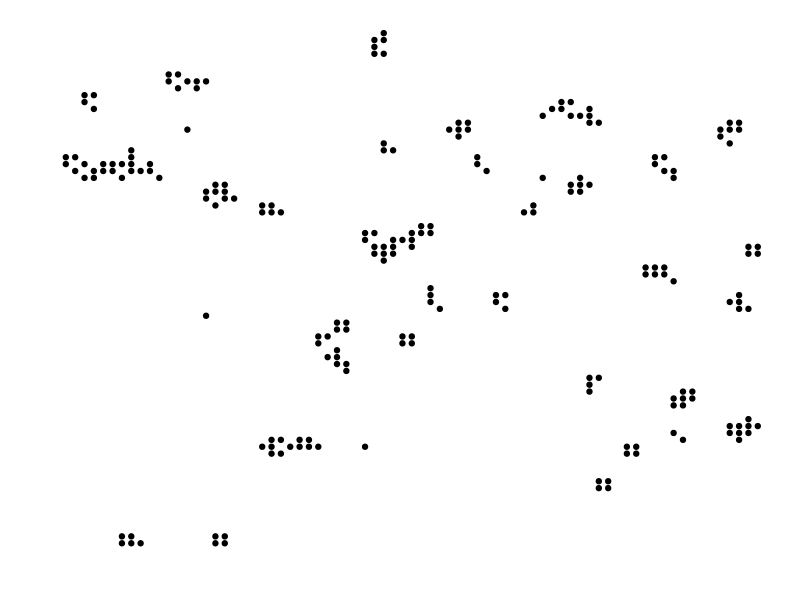
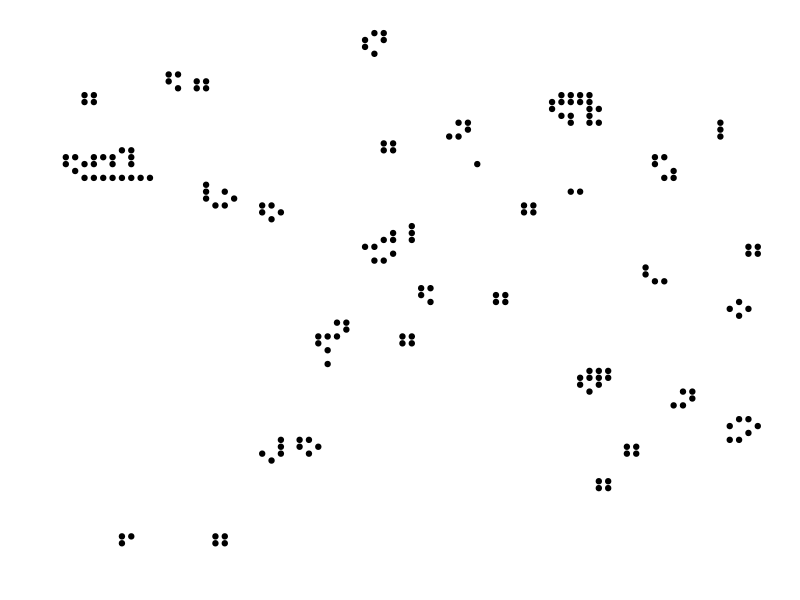
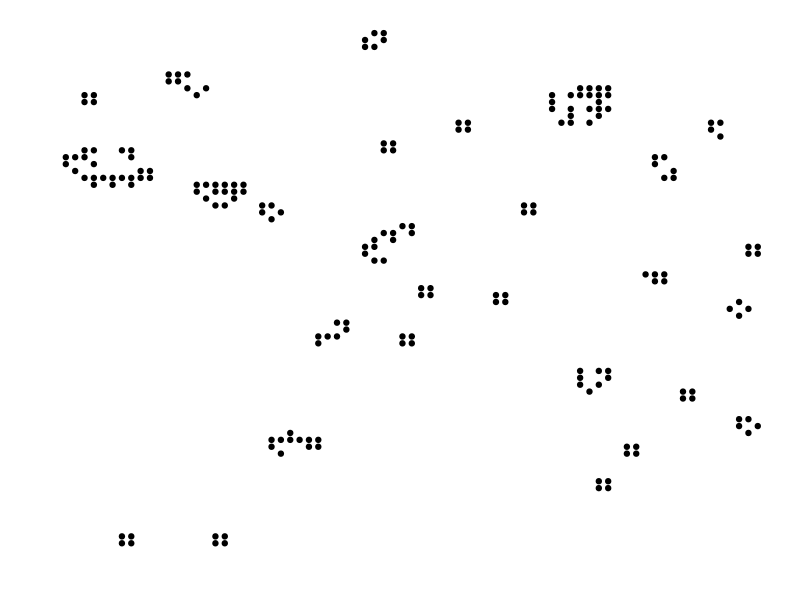
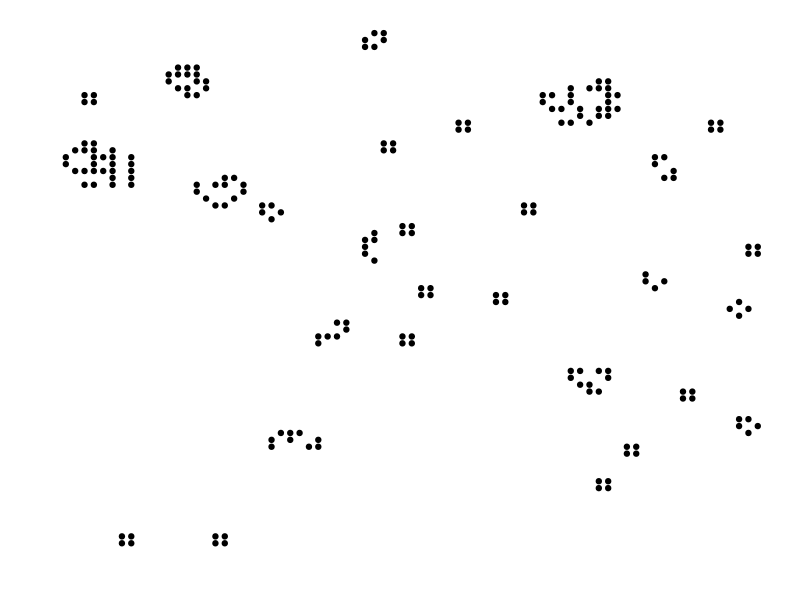
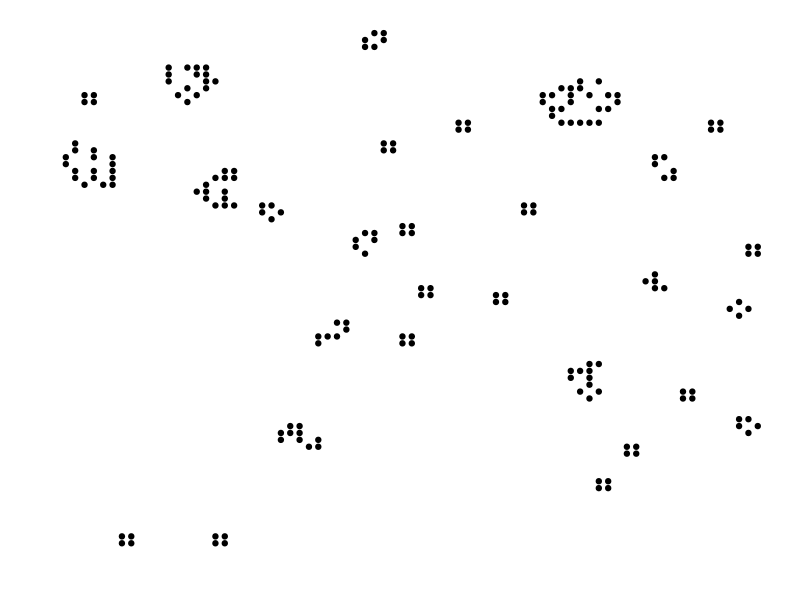
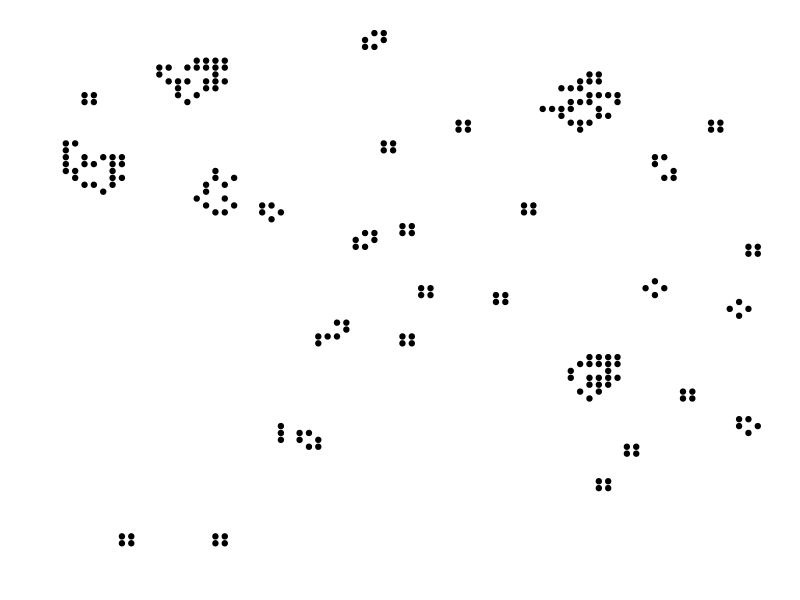
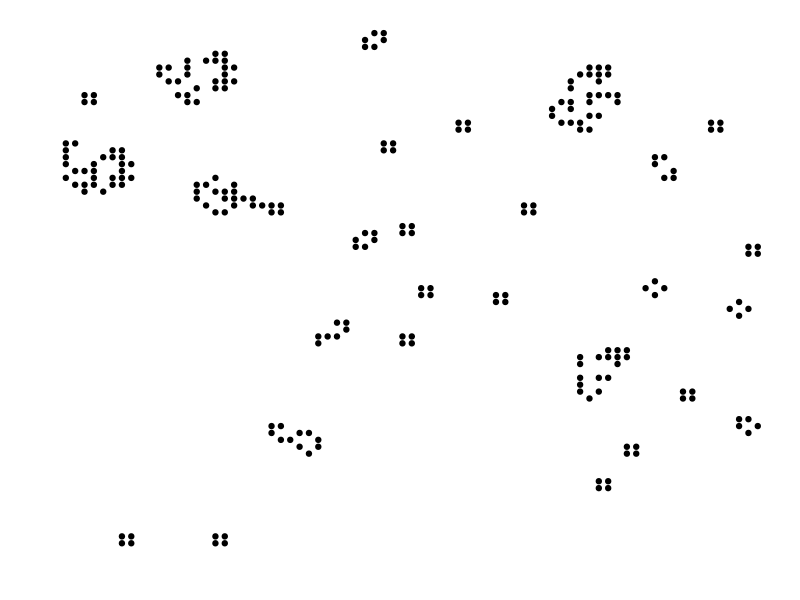
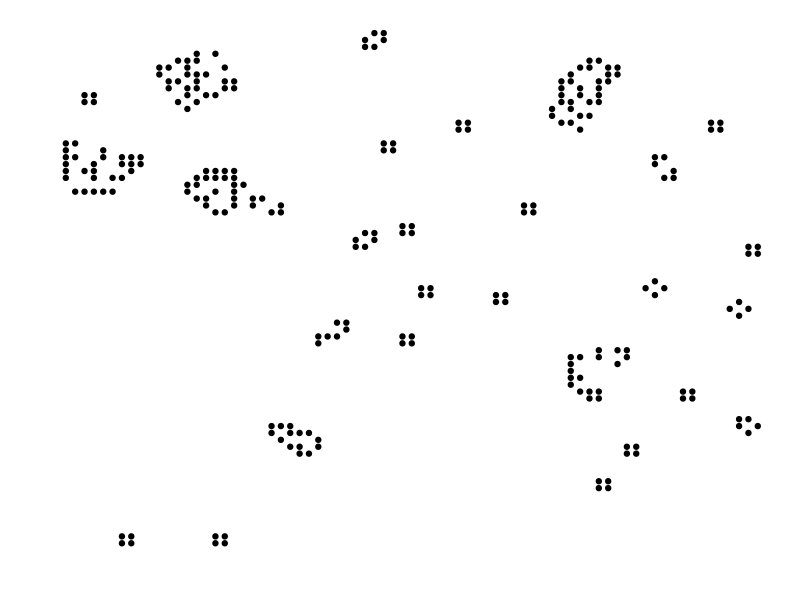

Here is the R script that generated these plots, in order:
library("ggplot2")
#dev.off(dev.list()["RStudioGD"]) 
rm(list = ls())
rows <- 75
cols <-75
iter <- 100
alive <- 0.9

rownsnames = ""
for (i in 1:(rows - 1)) {
    rownsnames <- c(rownsnames, "")
}
colsnames = ""
for (i in 1:(cols - 1)) {
    colsnames <- c(colsnames, "")
}

world <- matrix(0, nrow = rows, ncol = cols, dimnames = list(rownsnames, colsnames))
for (i in 1:rows) {
    for (j in 1:cols) {
        r <- runif(1,0,1)
        if (r > alive) {
            world[i,j] <- 1
        }

    }
}

for (k in 1:iter) {
    set <- matrix(NA, nrow= 1, ncol = 2)
    for (i in 1:rows) {
        for (j in 1:cols) {
            vlb <- i - 1
            vub <- i + 1
            hlb <- j - 1
            hub <- j + 1

            if (i == 1) {
                vlb <- 1
            } 
            if (i == rows) {
                vub <- rows
            } 
            if (j == 1) {
                hlb <- 1
            } 
            if (j == cols) {
                hub <- cols
            } 

            s <- 0
            for (v in vlb:vub) {
                for (h in hlb:hub) {
                    s <- s + world[v, h]
                }
            }
            
            if (world[i,j] == 1 & (s < 3 | s > 4)) {
                world[i,j] <- 0
            }
            if (world[i,j] == 0 & s == 3) {
                world[i,j] <- 1
            }

            if (world[i,j] == 1) {
                set <- rbind(set, c(i,j))
            }
        }
    }
    sets <- data.frame(x = set[2:nrow(set),1], y = set[2:nrow(set),2])
    print(ggplot(sets, aes(x = sets[,1],y = sets[,2])) + 
        geom_point(show.legend = FALSE, colour = "black") +
        xlab(" ") +
        ylab(" ") +
        theme(panel.grid.major = element_blank(), 
              panel.grid.minor = element_blank(),
              panel.background = element_blank(),
              axis.ticks.x=element_blank(),
              axis.ticks.y=element_blank(),
              axis.text.x=element_blank(),
              axis.text.y=element_blank()))
    Sys.sleep(0.05)
}

